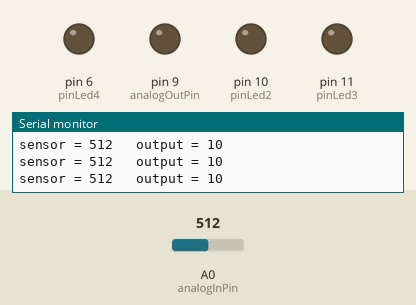
Simulated run of this sketch. Board: Arduino Uno, built with avr-gcc and run on an emulated ATmega328P. On the bench: output pins drawn as LEDs (lit = HIGH), the last lines printed to the serial monitor. The test bench sets the inputs (shaded band); at power-on: A0 (analogInPin) = 512.

Above: at 1.2 s.
1.3 s: A0 (analogInPin) set to 543
4.3 s: A0 (analogInPin) set to 577
At 5.0 s:
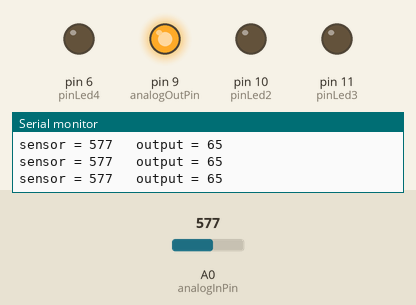
5.8 s: A0 (analogInPin) set to 611
8.8 s: A0 (analogInPin) set to 633
At 9.4 s:
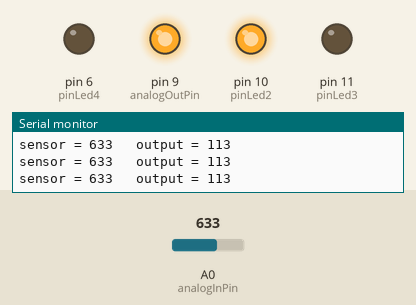
10.3 s: A0 (analogInPin) set to 668
11.8 s: A0 (analogInPin) set to 694
At 12.9 s:
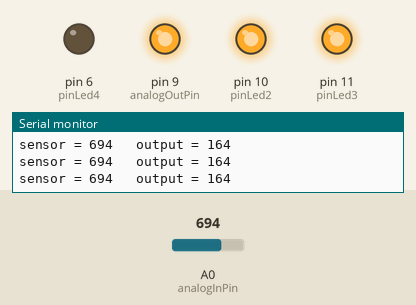
Timing chart, 0 to 14.3 s (numbered marks = the images above; inputs shaded):
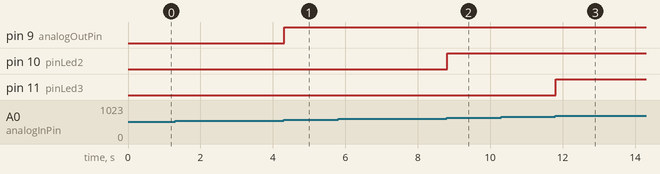

Measured:
- the behaviour switches between 559 and 560 on A0 (analogInPin) (found by bisection; images 0 and 1)
- the behaviour switches between 618 and 619 on A0 (analogInPin) (found by bisection; images 1 and 2)
- the behaviour switches between 677 and 678 on A0 (analogInPin) (found by bisection; images 2 and 3)
- after the input at 4.3 s, pin 9 (analogOutPin): LOW → HIGH at once
- after the input at 8.8 s, pin 10 (pinLed2): LOW → HIGH at once
- after the input at 11.8 s, pin 11 (pinLed3): LOW → HIGH at once

The sketch:

levelmeter.ino
```cpp
// These constants won't change.  They're used to give names
// to the pins used:
const int analogInPin = A0;  // Analog input pin that the potentiometer is attached to
const int analogOutPin = 9; // Analog output pin that the LED is attached to
const int pinLed2 = 10;
const int pinLed3 = 11;
const int pinLed4 = 6;

int sensorValue = 0;        // value read from the pot
int outputValue = 0;        // value output to the PWM (analog out)

void setup() {
  // initialize serial communications at 9600 bps:
  Serial.begin(9600);
  pinMode(analogOutPin, OUTPUT);
  pinMode(pinLed2, OUTPUT);
  pinMode(pinLed3, OUTPUT);
  pinMode(pinLed4, OUTPUT);
}

void loop() {
  // read the analog in value:
  sensorValue = analogRead(analogInPin);
  // map it to the range of the analog out:
  outputValue = map(sensorValue, 500, 800, 0, 255);
  // change the analog out value:
  if (outputValue > 50) {
    digitalWrite(analogOutPin, HIGH);
  } else {
    digitalWrite(analogOutPin, LOW);
  }

  if (outputValue > 100) {
    digitalWrite(pinLed2, HIGH);
  } else {
    digitalWrite(pinLed2, LOW);
  }

  if (outputValue > 150) {
    digitalWrite(pinLed3, HIGH);
  } else {
    digitalWrite(pinLed3, LOW);
  }

  if (outputValue > 200) {
    digitalWrite(pinLed4, HIGH);
  } else {
    digitalWrite(pinLed4, LOW);
  }

  // print the results to the serial monitor:
  Serial.print("sensor = ");
  Serial.print(sensorValue);
  Serial.print("\t output = ");
  Serial.println(outputValue);

  // wait 2 milliseconds before the next loop
  // for the analog-to-digital converter to settle
  // after the last reading:
  delay(2);
}
```
